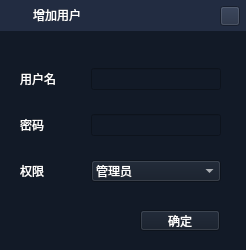
<?xml version="1.0" encoding="UTF-8"?>
<ui version="4.0">
 <class>adduser</class>
 <widget class="QWidget" name="adduser">
  <property name="geometry">
   <rect>
    <x>0</x>
    <y>0</y>
    <width>246</width>
    <height>250</height>
   </rect>
  </property>
  <property name="windowTitle">
   <string>Form</string>
  </property>
  <property name="styleSheet">
   <string notr="true">font: 10pt &quot;微软雅黑&quot;;
background-color: #121A27;
color: rgb(255, 255, 255);</string>
  </property>
  <widget class="QWidget" name="widget" native="true">
   <property name="geometry">
    <rect>
     <x>0</x>
     <y>0</y>
     <width>261</width>
     <height>31</height>
    </rect>
   </property>
   <property name="styleSheet">
    <string notr="true">background-color:rgb(34, 44, 65);</string>
   </property>
   <widget class="QPushButton" name="btn_close">
    <property name="geometry">
     <rect>
      <x>220</x>
      <y>6</y>
      <width>20</width>
      <height>20</height>
     </rect>
    </property>
    <property name="styleSheet">
     <string notr="true">QPushButton{
	border-image: url(:/image/close.png);
}
QPushButton:hover{
	border-image: url(:/image/close_hover.png);
}</string>
    </property>
    <property name="text">
     <string/>
    </property>
   </widget>
   <widget class="QLabel" name="label">
    <property name="geometry">
     <rect>
      <x>10</x>
      <y>5</y>
      <width>20</width>
      <height>20</height>
     </rect>
    </property>
    <property name="text">
     <string/>
    </property>
    <property name="pixmap">
     <pixmap resource="../res.qrc">:/image/battery_discharge.png</pixmap>
    </property>
    <property name="scaledContents">
     <bool>true</bool>
    </property>
    <property name="wordWrap">
     <bool>false</bool>
    </property>
   </widget>
   <widget class="QLabel" name="label_2">
    <property name="geometry">
     <rect>
      <x>33</x>
      <y>5</y>
      <width>121</width>
      <height>20</height>
     </rect>
    </property>
    <property name="text">
     <string>增加用户</string>
    </property>
   </widget>
  </widget>
  <widget class="QPushButton" name="btn_sure">
   <property name="geometry">
    <rect>
     <x>140</x>
     <y>210</y>
     <width>80</width>
     <height>21</height>
    </rect>
   </property>
   <property name="text">
    <string>确定</string>
   </property>
  </widget>
  <widget class="QWidget" name="layoutWidget">
   <property name="geometry">
    <rect>
     <x>20</x>
     <y>50</y>
     <width>201</width>
     <height>151</height>
    </rect>
   </property>
   <layout class="QGridLayout" name="gridLayout" columnstretch="1,2">
    <item row="0" column="0">
     <widget class="QLabel" name="label_3">
      <property name="text">
       <string>用户名</string>
      </property>
     </widget>
    </item>
    <item row="0" column="1">
     <widget class="QLineEdit" name="led_user_name"/>
    </item>
    <item row="1" column="0">
     <widget class="QLabel" name="label_4">
      <property name="text">
       <string>密码</string>
      </property>
     </widget>
    </item>
    <item row="1" column="1">
     <widget class="QLineEdit" name="led_password"/>
    </item>
    <item row="2" column="0">
     <widget class="QLabel" name="label_5">
      <property name="text">
       <string>权限</string>
      </property>
     </widget>
    </item>
    <item row="2" column="1">
     <widget class="QComboBox" name="cbx_privilege">
      <item>
       <property name="text">
        <string>管理员</string>
       </property>
      </item>
      <item>
       <property name="text">
        <string>操作员</string>
       </property>
      </item>
     </widget>
    </item>
   </layout>
  </widget>
 </widget>
 <resources>
  <include location="../res.qrc"/>
 </resources>
 <connections/>
</ui>
